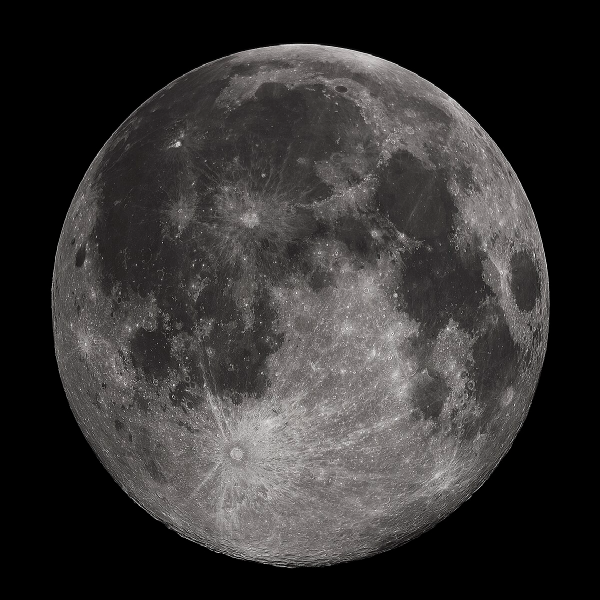
#> input picture luna.png, 1200 x 1200 px (shown at 1/2 size)
$ jupyter execute provafft.ipynb
#> lines starting #> are read from the running program, lines starting #| are printed output that depends on the picture
[cell 1]
import numpy as np
from PIL import Image

# Carica l'immagine usando PIL
image = Image.open('luna.png').convert('L')  # Converti in scala di grigi
image_array = np.array(image)  # Converti l'immagine in un array NumPy

# Definisci il filtro 3x3 di media pesata
kernel = np.array([[1, 1, 1],
                   [1, 1, 1],
                   [1, 1, 1]]) / 9

# Crea un'immagine vuota per il risultato
output_array = np.zeros_like(image_array, dtype=np.float32)

# Applica la convoluzione manualmente
height, width = image_array.shape
#> height = 1200; width = 1200
for i in range(1, height - 1):  # Ignora i bordi
    for j in range(1, width - 1):
        # Estrai la regione 3x3
        region = image_array[i-1:i+2, j-1:j+2]
        # Applica il kernel
        output_array[i, j] = np.sum(region * kernel)

# Converti l'output in un formato adatto per salvare come immagine
output_array = np.clip(output_array, 0, 255).astype(np.uint8)
#| 255

# Salva l'immagine filtrata
output_image = Image.fromarray(output_array)
output_image.save('immagine_filtrata.jpg')

# Mostra l'immagine filtrata (opzionale)
output_image.show()

[cell 2]
import cv2
import matplotlib.pyplot as plt
import numpy as np
from scipy.signal import convolve2d
from PIL import Image


image = Image.open('luna.png').convert('L')  # Converti in scala di grigi
def fft_image(img):

    f = np.fft.fft2(img)
    fshift = np.fft.fftshift(f)  # Sposta la componente a bassa frequenza al centro
    magnitude_spectrum = 20 * np.log(np.abs(fshift) + 1)  # Evita log(0)
    plt.figure()
    plt.title("FFT")
    plt.imshow(magnitude_spectrum, cmap='gray')
    plt.savefig('proba1.png', bbox_inches='tight', pad_inches=0)
    plt.axis("off")
    plt.show()
    # Mostra i risultati
    return fshift

def ifft_image(fft_img):
    # Inverso della FFT: Calcola la trasformata inversa
    f_ishift = np.fft.ifftshift(fft_img)  # Riporta la componente a bassa frequenza
    img_back = np.fft.ifft2(f_ishift)    # Calcola la trasformata inversa 2D

    # La funzione ifft2 restituisce numeri complessi, quindi prendiamo solo la parte reale
    img_back = np.abs(img_back)

    # Mostra i risultati

    plt.show()
    return img_back

def weighted_average_filter(img):
    # Definizione del filtro media pesata 3x3
    kernel = np.array([[1, 1, 1],
                        [1, 1, 1],
                        [1, 1, 1]])

    # Applicazione della convoluzione
    filtered_img = convolve2d(img, kernel, mode='same', boundary='fill', fillvalue=0)
    filtered_img = filtered_img / np.max(filtered_img) * 255
#| 255.0
    filtered_img = np.clip(filtered_img, 0, 255)  # Assicurati che i valori siano nell'intervallo corretto
    plt.figure()
    plt.title("Immagine filtrata spazio")
    plt.imshow(filtered_img, cmap='gray')
    plt.axis("off")
    plt.show()

    return filtered_img

def zero_pad_image(img, n,m):
    # Ottieni le dimensioni originali
#> called with n = 2, m = 2
    original_size = img.shape
#> original_size = (1200, 1200)
    newsize = (original_size[0] + n, original_size[1] + m)
#> newsize = (1202, 1202)
    padded_img = np.zeros(newsize, dtype=np.uint8)
    padded_img[:original_size[0], :original_size[1]] = img

    return padded_img


def apply_matched_filter(img, filter_full):
    # Calcola la FFT dell'immagine e del filtro

    f_filter = fft_image(filter_full)
#> in fft_image, `f = np.fft.fft2(img)`:
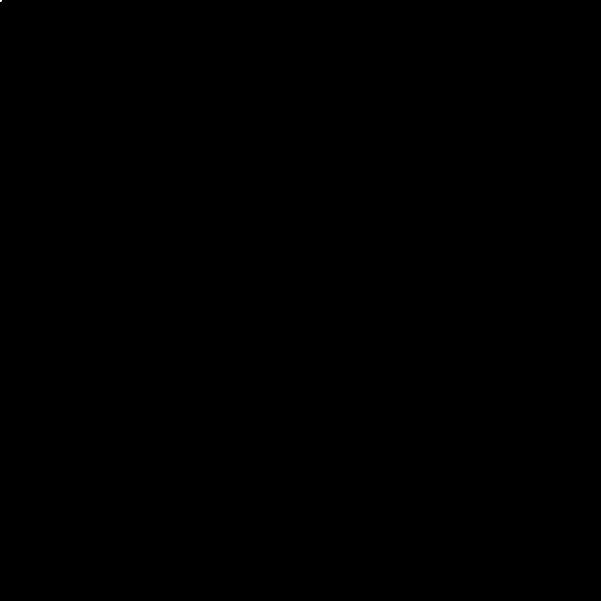
#> img: shape (1202, 1202) (shown at 1/2 size); values 0 (black) and 1 (white), 0% white; 1 white region (1 under 20 px)
#> in fft_image, `magnitude_spectrum = 20 * np.log(np.abs(fshift) + 1)`:
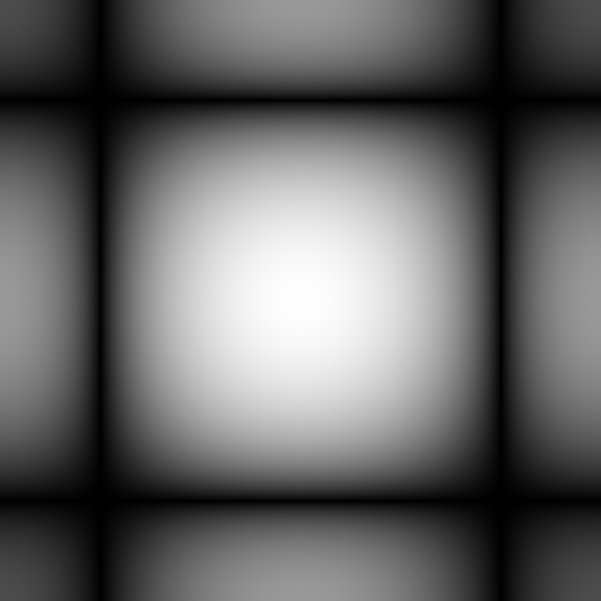
#> magnitude_spectrum: shape (1202, 1202) float64 (shown at 1/2 size); min 0.000182, max 46.05, mean 18.2; drawn with min black and max white
    f_img = fft_image(img)
#> in fft_image (call 2), `magnitude_spectrum = 20 * np.log(np.abs(fshift) + 1)`:
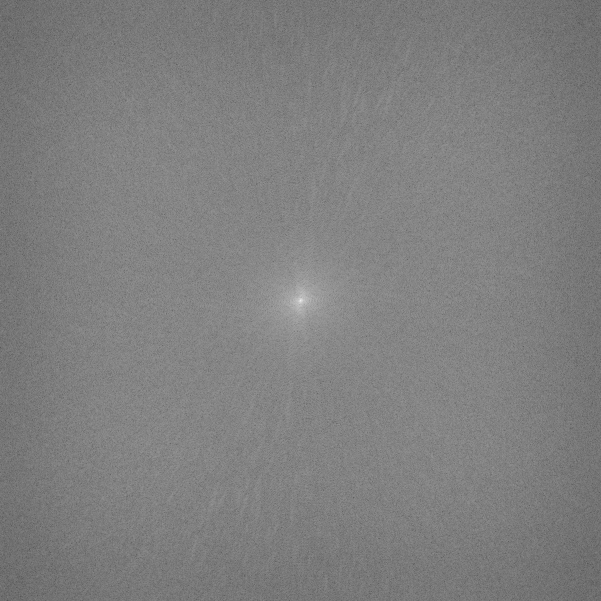
#> magnitude_spectrum: shape (1202, 1202) float64 (shown at 1/2 size); min 24.82, max 362.5, mean 193.3; drawn with min black and max white

    # Moltiplica i due spettri
    f_output = f_img * f_filter

    # Calcola l'immagine filtrata
    output=ifft_image(f_output)
    output = output / np.max(output) * 255
    output = np.clip(output, 0, 255)  # Assicurati che i valori siano nell'intervallo corretto
    #trasforma in numeri inter
    plt.figure()
    plt.figure()
    plt.title("immagine filtrata in frequenza")
    plt.imshow(output, cmap='grey')
    plt.axis("off")
    plt.show()

    return output


img = cv2.imread('luna.png', cv2.IMREAD_GRAYSCALE)
print(img.max())
filtered_img = weighted_average_filter(img)
print(filtered_img.max())


img = cv2.imread('luna.png', cv2.IMREAD_GRAYSCALE)
padded_img = zero_pad_image(img, 2, 2)
filter_full = np.array([[1, 1, 1],
                        [1, 1, 1],
                        [1, 1, 1]])

padded_filter=zero_pad_image(filter_full, img.shape[0]-1, img.shape[1]-1)

image_back=apply_matched_filter(padded_img, padded_filter)
print(image_back.max())
#| 255.0
#croppa img back to 1200x1200
image_back=image_back[:1200,:1200]


difference=filtered_img-image_back
#normalizza


plt.figure()
plt.figure()
plt.title("differnze")
plt.imshow(difference, cmap='grey') #use a colormap that goes from blue to red
plt.axis("off")
plt.show()


print("differenza media= ",difference.mean())
#| differenza media=  -4.863585776863522e-15
#print the histogram
plt.hist(difference.ravel(),256,[0,256])
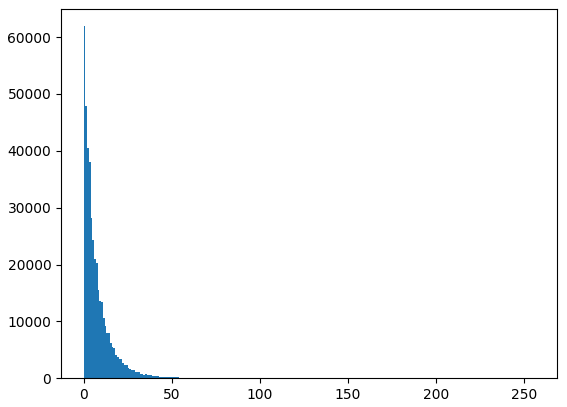
#> figure drawn by matplotlib, 1 panel; tallest bar 61920 high, from x = 0 to 1
